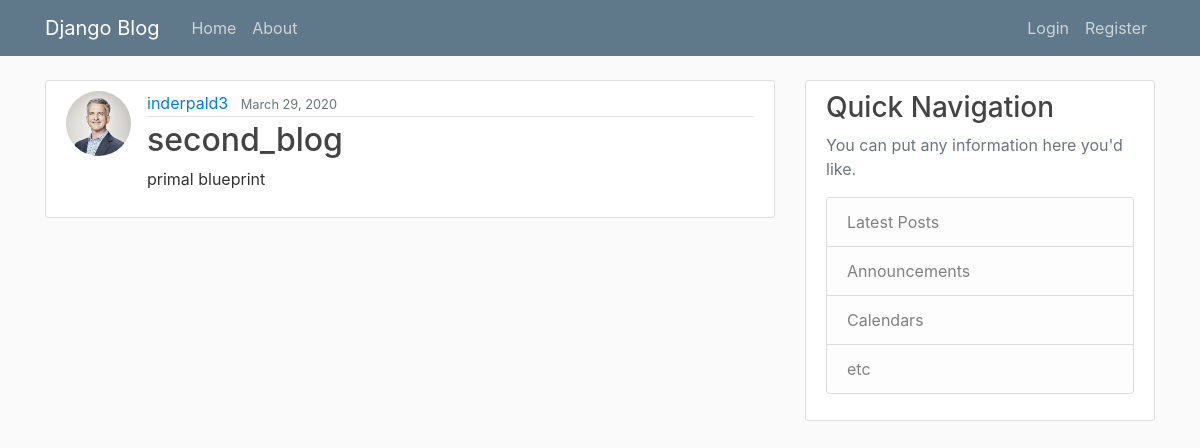
/post/2/, run on an earlier commit of the app's database.
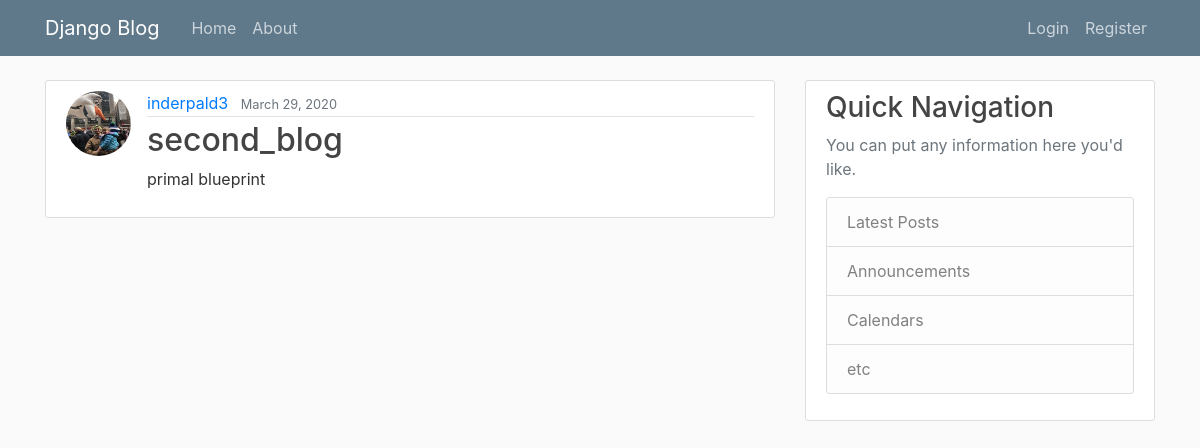
And on a later commit of the database.
### blog/models.py (models this page shows, shortened)
class Post(models.Model):
    title = models.CharField(max_length=100)
    content = models.TextField()
    date_posted = models.DateTimeField(default=timezone.now)
    author = models.ForeignKey(User, on_delete=models.CASCADE)

### users/models.py (models this page shows, shortened)
class Profile(models.Model):
    user = models.OneToOneField(User, on_delete=models.CASCADE)
    image = models.ImageField(default='default.jpg', upload_to='profile_pics')

### blog/views.py (the view)
# urls.py: path('post/<int:pk>/', PostDetailView.as_view(), name='post-detail'),
class PostDetailView(DetailView):
    model = Post

### blog/templates/blog/post_detail.html (shortened to what this page needs)
{% extends 'blog/base.html'%}
{% block replace_content%}
    <article class="media content-section">
        <img class="rounded-circle article-img" src="{{ object.author.profile.image.url }}">
        <div class="media-body">
        <div class="article-metadata">
            <a class="mr-2" href="{% url 'user-posts' object.author.username %}">{{ object.author }}</a>
            <small class="text-muted">{{ object.date_posted|date:'F d, Y' }}</small>
        </div>
        <h2 class="article-title"> {{ object.title }} </h2>
        <p class="article-content">{{ object.content }}</p>
        </div>
    </article>
{% endblock replace_content%}

What changed in the data, as far as the page shows it:
changed through a linked row, Post "second_blog": author.profile.image: picture added in place of a placeholder
